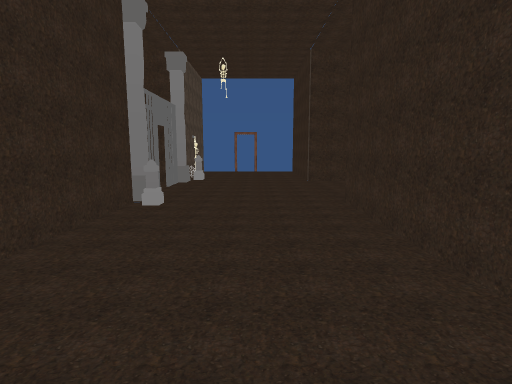
[1] (above)

14 first-person views from a walk through a scene from a Unity 3-D project. The camera is 1.5 m above the floor, tilts 8° down and sees 80° across. The floor is counted in squares, 1 m on a side. Each view is taken from the middle of a square. On the plan, view 1 faces up. The plan holds only what a view shows up to about 15 squares ahead; the rest is blank. The place goes on beyond the plan. The player is left out. Door leaves are left out, so doorways stand open. Some surface patterns are stand-ins.

[2]
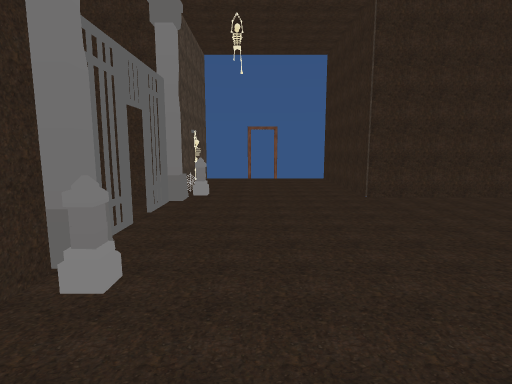

[3]
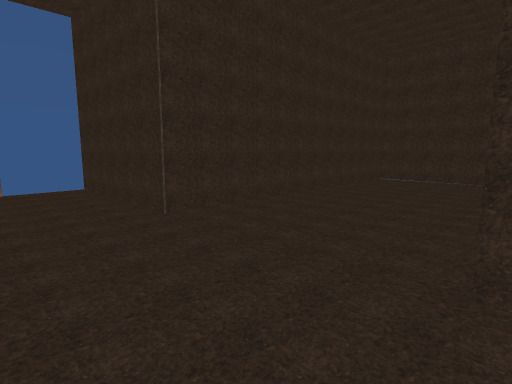

[4]
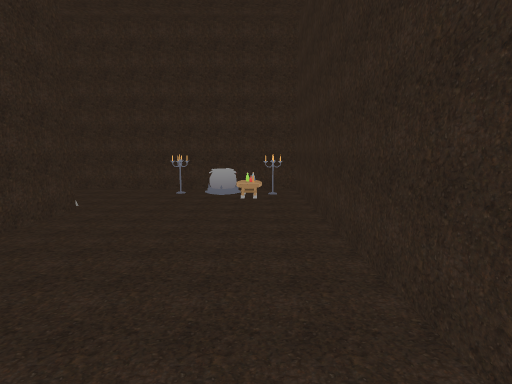

[5]
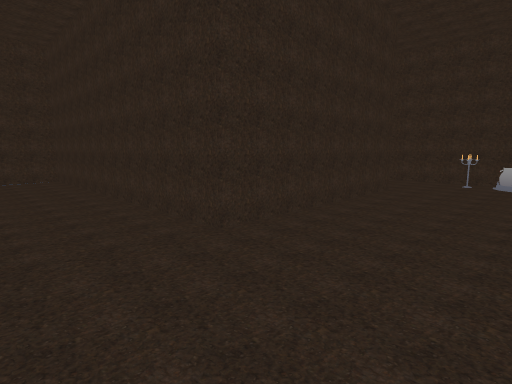

[6]
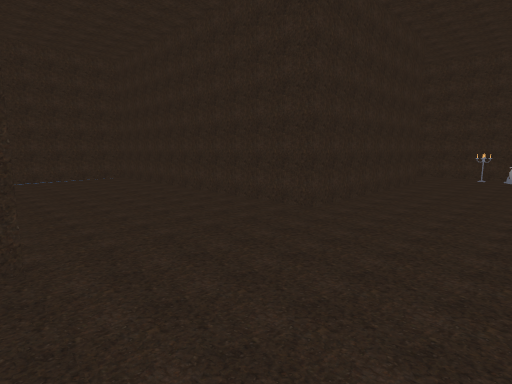

[7]
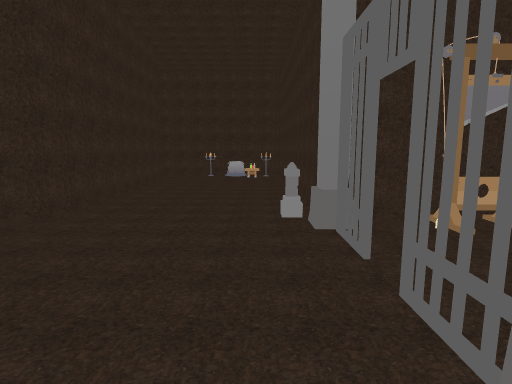

[8]
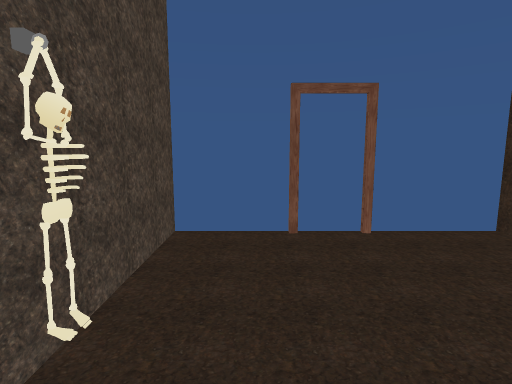

[9]
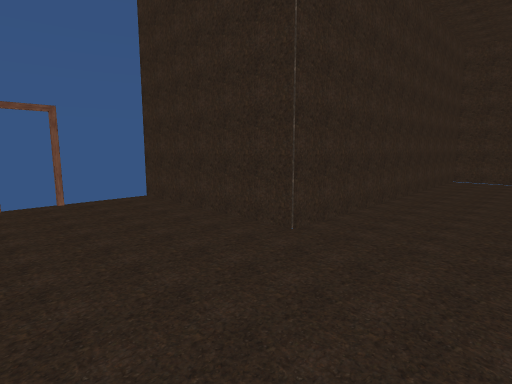

[10]
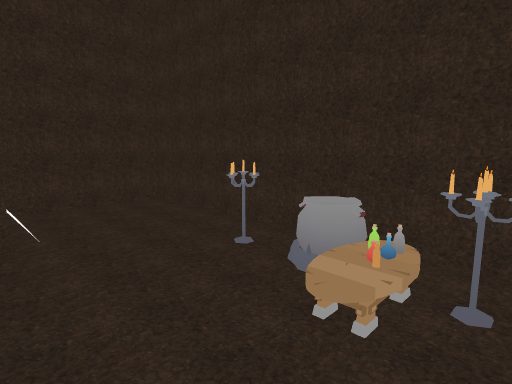

[11]
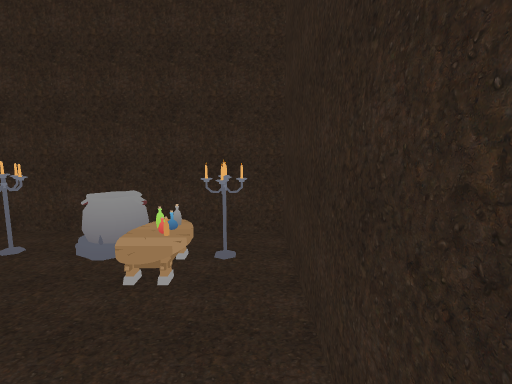

[12]
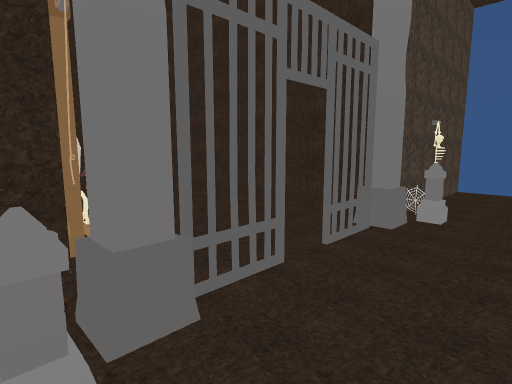

[13]
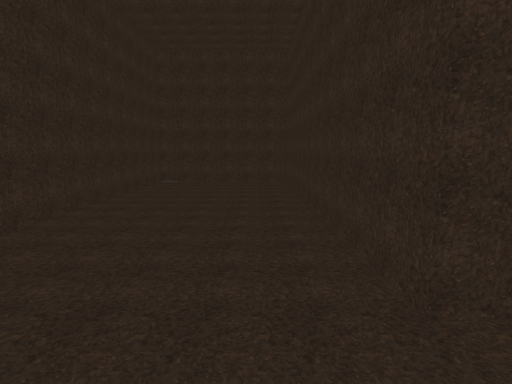

[14]
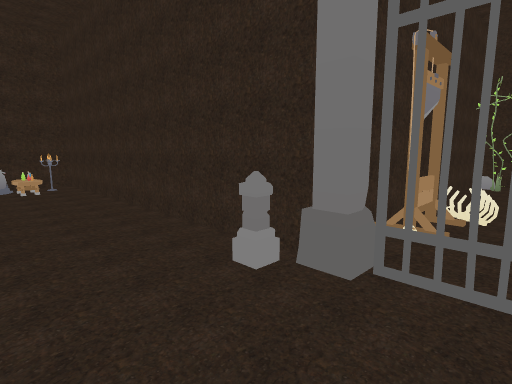

### Floor plan
Points are (right, up) in squares from view 1. A wall is a line through its corners. A room is listed if a view was taken in it or the views show most of it. See-through windows are left out.
Room 1 (views 1, 2, 3, 4, 5, 6, 7, 8, 9, 10, 11, 12, 13, 14)
walls: (-3.1, 8.5) (-2.7, 8.5) (-2.7, 8.1) (-3.1, 8.1); (-3.5, 11.1) (-3.5, 9.5); (-3.5, 13.4) (-3.5, 12); (-3.9, 14.5) (-6.4, 14.5); (-6.5, 8.5) (-3.5, 8.5) (-3.5, -3.4) (5.5, -3.4) (5.5, 0.2); (2.5, 0.4) (2.5, 8.5) (14.5, 8.5) (14.5, 14.5) (2.5, 14.5) (2.5, 20.5); (-3, 17.1) (-3.4, 16.7); (-3.3, 17.2) (-3.3, 16.7); (-3.3, 17.3) (-3.4, 16.8); (-3.4, 17.3) (-3.3, 16.8); (0, 20.3) (-1.4, 20.3); (-3.5, 20.5) (-3.5, 15)
ways out: open door at (-0.5, 20); gap at (-4, 13)
objects: other object (-6, 9); column (-4, 9) to (-3, 9); column (-4, 14) to (-3, 14); other object (-3, -2); other object (-3, 15); table (-2, -2); bottle (-2, -1); other object (-1, -3) to (-1, -2); other object (1, -2)

Positions as (right, up) in squares from view 1, and headings:
1: (0, 0), facing up
2: (-1, 5), facing up
3: (-1, 8), facing up-right
4: (-2, 8), facing down
5: (-2, 12), facing down-right
6: (-2, 15), facing down-right
7: (-2, 15), facing down
8: (-2, 15), facing up
9: (-2, 11), facing up-right
10: (-3, 1), facing down-right
11: (-3, 2), facing down
12: (-1, 8), facing up-left
13: (0, 10), facing right
14: (0, 11), facing down-left
